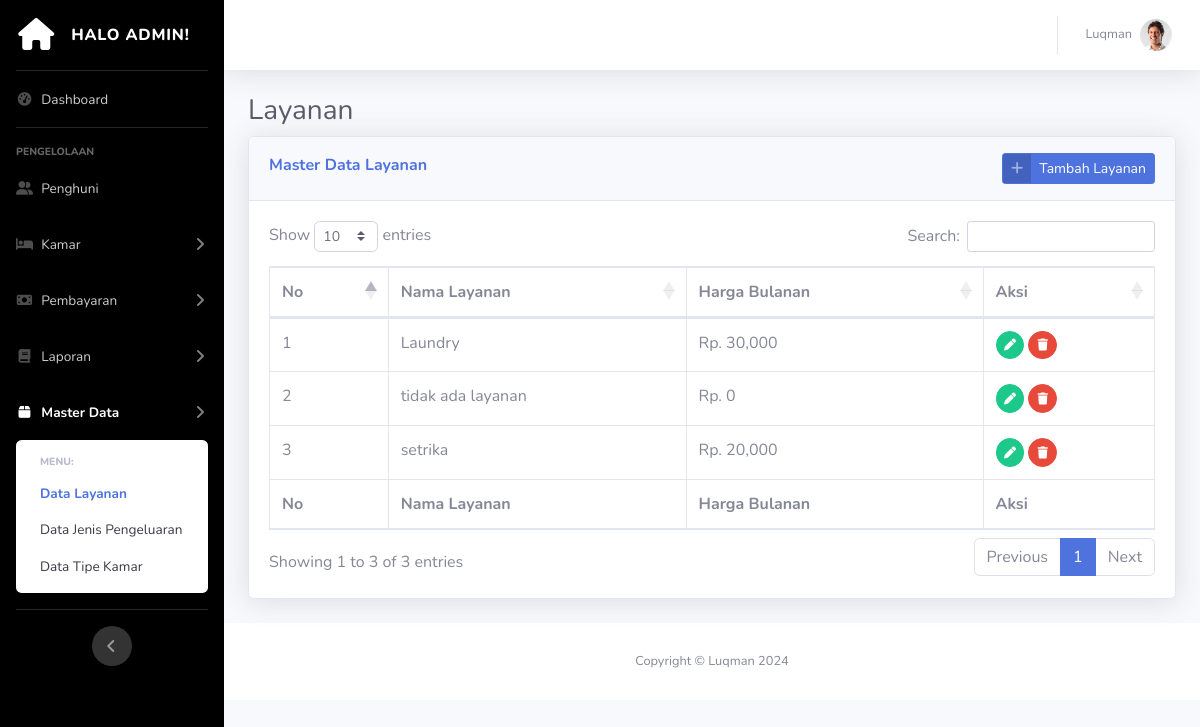
The page /app/admin/admin-data-layanan.php (signed in) on the database its author committed.
### tables this page shows
CREATE TABLE `pengguna` (
  `id_pengguna` int(11) NOT NULL,
  `nama_pengguna` varchar(255) NOT NULL,
  `alamat_pengguna` varchar(255) DEFAULT NULL,
  `provinsi_pengguna` varchar(255) DEFAULT NULL,
  `kota_pengguna` varchar(255) DEFAULT NULL,
  `telepon_pengguna` varchar(255) NOT NULL,
  `email_pengguna` varchar(255) NOT NULL,
  `kelamin_pengguna` enum('Pria','Wanita') DEFAULT NULL,
  `tanggal_lahir_pengguna` date DEFAULT NULL,
  `no_ktp_pengguna` varchar(255) DEFAULT NULL,
  `password` varchar(255) NOT NULL,
  `id_akses` int(1) NOT NULL,
  `foto_pengguna` varchar(255) DEFAULT NULL
);

CREATE TABLE `layanan` (
  `id_layanan` int(11) NOT NULL,
  `nama_layanan` varchar(255) NOT NULL,
  `harga_harian` double NOT NULL,
  `harga_mingguan` double NOT NULL,
  `harga_bulanan` double NOT NULL,
  `harga_tahunan` double NOT NULL
);

### app/admin/admin-data-layanan.php (the view, shortened to what this page needs)
<?php
include '../../actions/koneksi.php';
?>
<!DOCTYPE html>
<html lang="en">
<head>
  <link rel="stylesheet" href="https://stackpath.bootstrapcdn.com/bootstrap/4.3.1/css/bootstrap.min.css"
>
  <link href="../../vendor/fontawesome-free/css/all.min.css" rel="stylesheet" type="text/css">
  <link href="../../css/sb-admin-1.min.css" rel="stylesheet">
  <link href="../../vendor/datatables/dataTables.bootstrap4.min.css" rel="stylesheet">
</head>
<body id="page-top">
  <div id="wrapper">
    <ul class="navbar-nav bg-gradient-primary sidebar sidebar-dark accordion" id="accordionSidebar">
      <a class="sidebar-brand d-flex align-items-center justify-content-center" href="index.php">
        <div class="sidebar-brand-icon">
          <i class="fas fa-home"></i>
        </div>
        <div class="sidebar-brand-text mx-3">Halo Admin!</div>
      </a>
      <hr class="sidebar-divider my-0">
      <li class="nav-item">
        <a class="nav-link" href="admin-dashboard.php">
          <i class="fas fa-fw fa-tachometer-alt"></i>
          <span>Dashboard</span></a>
      </li>
      <hr class="sidebar-divider">
      <div class="sidebar-heading">
        Pengelolaan
      </div>
      <li class="nav-item">
        <a class="nav-link" href="admin-penghuni.php">
          <i class="fas fa-fw fa-user-friends"></i>
          <span>Penghuni</span></a>
      </li>
      <li class="nav-item">
        <a class="nav-link collapsed" href="#" data-toggle="collapse" data-target="#collapseKamar"
          aria-expanded="true" aria-controls="collapseKamar">
          <i class="fas fa-fw fa-bed"></i>
          <span>Kamar</span>
        </a>
      </li>
      <li class="nav-item">
        <a class="nav-link collapsed" href="#" data-toggle="collapse" data-target="#collapseTwo" aria-expanded="true"
          aria-controls="collapseTwo">
          <i class="fas fa-fw fa-money-bill"></i>
          <span>Pembayaran</span>
        </a>
      </li>
      <li class="nav-item">
        <a class="nav-link collapsed" href="#" data-toggle="collapse" data-target="#collapseUtilities"
          aria-expanded="true" aria-controls="collapseUtilities">
          <i class="fas fa-fw fa-book"></i>
          <span>Laporan</span>
        </a>
      </li>
      <li class="nav-item active">
        <a class="nav-link collapsed" href="#" data-toggle="collapse" data-target="#collapseMaster" aria-expanded="true"
          aria-controls="collapseUtilities">
          <i class="fas fa-fw fa-box"></i>
          <span>Master Data</span>
        </a>
        <div id="collapseMaster" class="collapse show" aria-labelledby="headingUtilities"
          data-parent="#accordionSidebar">
          <div class="bg-white py-2 collapse-inner rounded">
            <h6 class="collapse-header">Menu:</h6>
            <a class="collapse-item active" href="#">Data Layanan</a>
            <a class="collapse-item" href="admin-jenis-pengeluaran.php">Data Jenis Pengeluaran</a>
            <a class="collapse-item" href="admin-tipe-kamar.php">Data Tipe Kamar</a>
          </div>
        </div>
      </li>
      <hr class="sidebar-divider d-none d-md-block">
      <div class="text-center d-none d-md-inline">
        <button class="rounded-circle border-0" id="sidebarToggle"></button>
      </div>
    </ul>
    <div id="content-wrapper" class="d-flex flex-column">
      <div id="content">
        <nav class="navbar navbar-expand navbar-light bg-white topbar mb-4 static-top shadow">
          <ul class="navbar-nav ml-auto">
            <li class="nav-item dropdown no-arrow">
              <a class="nav-link dropdown-toggle" href="#" id="userDropdown" role="button" data-toggle="dropdown"
                aria-haspopup="true" aria-expanded="false">
                <span
                  class="mr-2 d-none d-lg-inline text-gray-600 small"><?php print_r($_SESSION['akun_nama']);  ?></span>
                <?php
                $id = $_SESSION['akun_id'];
                $query = "SELECT * FROM pengguna WHERE id_pengguna = $id";
                $result = mysqli_query($conn, $query);
                while ($data = mysqli_fetch_array($result)) {
                  if ($data['foto_pengguna'] == NULL){
                ?>
                <img class="img-profile rounded-circle" src="../../img/none.png">
                  <?php } else { ?>
                <img class="img-profile rounded-circle" src="../../img/<?php print_r($data['foto_pengguna']);  ?>">
                <?php
                    }
                  }
                ?>
              </a>
            </li>
          </ul>
        </nav>
        <div class="container-fluid">
          <h1 class="h3 mb-2 text-gray-800">Layanan</h1>
          <div class="card shadow mb-4">
            <div class="card-header py-3">
              <span class="m-0 font-weight-bold text-primary">Master Data Layanan</span>
              <button class="btn btn-sm btn-primary btn-icon-split float-right" data-toggle="modal"
                data-target="#tambah-layanan">
                <span class="icon text-white-50">
                  <i class="fas fa-plus"></i>
                </span>
                <span class="text">Tambah Layanan</span>
              </button>
            </div>
            <div class="card-body">
              <div class="table-responsive">
                <table class="table table-bordered" id="dataTable" width="100%" cellspacing="0">
                  <thead>
                    <tr>
                      <th>No</th>
                      <th>Nama Layanan</th>
                      <th>Harga Bulanan</th>
                      <th>Aksi</th>
                    </tr>
                  </thead>
                  <tfoot>
                    <tr>
                      <th>No</th>
                      <th>Nama Layanan</th>
                      <th>Harga Bulanan</th>
                      <th>Aksi</th>
                    </tr>
                  </tfoot>
                  <tbody>
                    <?php
                    $query = "SELECT * FROM `layanan`";
                    $hasil = mysqli_query($conn, $query);
                    $no = 1;
                    while ($data_layanan = mysqli_fetch_array($hasil)) {
                    ?>
                    <tr>
                      <td><?php echo $no; ?></td>
                      <td><?php echo $data_layanan['nama_layanan']; ?></td>
                      <td><?php echo 'Rp. '.number_format($data_layanan['harga_bulanan']); ?></td>
                      <td>
                        <button class="btn btn-success btn-circle btn-sm view_data" id="<?php echo $data_layanan['id_layanan']; ?>" data-toggle="tooltip" data-placement="top" title="Edit Layanan Ini">
                          <i class="fas fa-pen"></i>
                        </button>
                        <a href="../../actions/process-delete.php?id_hapus_layanan=<?php echo $data_layanan['id_layanan']; ?>" class="btn btn-danger btn-circle btn-sm" data-toggle="tooltip" data-placement="top" title="Hapus Layanan Ini" onclick="return confirm('Anda yakin ingin menghapus data ini? Data yang dihapus tidak dapat dikembalikan!');">
                          <i class="fas fa-trash"></i>
                        </a>
                      </td>
                    </tr>
                    <?php
                      $no++;
                    }
                    ?>
                  </tbody>
                </table>
              </div>
            </div>
          </div>
        </div>
        <footer class="sticky-footer bg-white">
          <div class="container my-auto">
            <div class="copyright text-center my-auto">
              <span>Copyright &copy;  Luqman 2024</span>
            </div>
          </div>
        </footer>
      </div>
    </div>
</body>
</html>

### rows shown on the page
layanan: nama_layanan "Laundry", harga_bulanan "30,000"
layanan: nama_layanan "tidak ada layanan", harga_bulanan "0"
layanan: nama_layanan "setrika", harga_bulanan "20,000"
